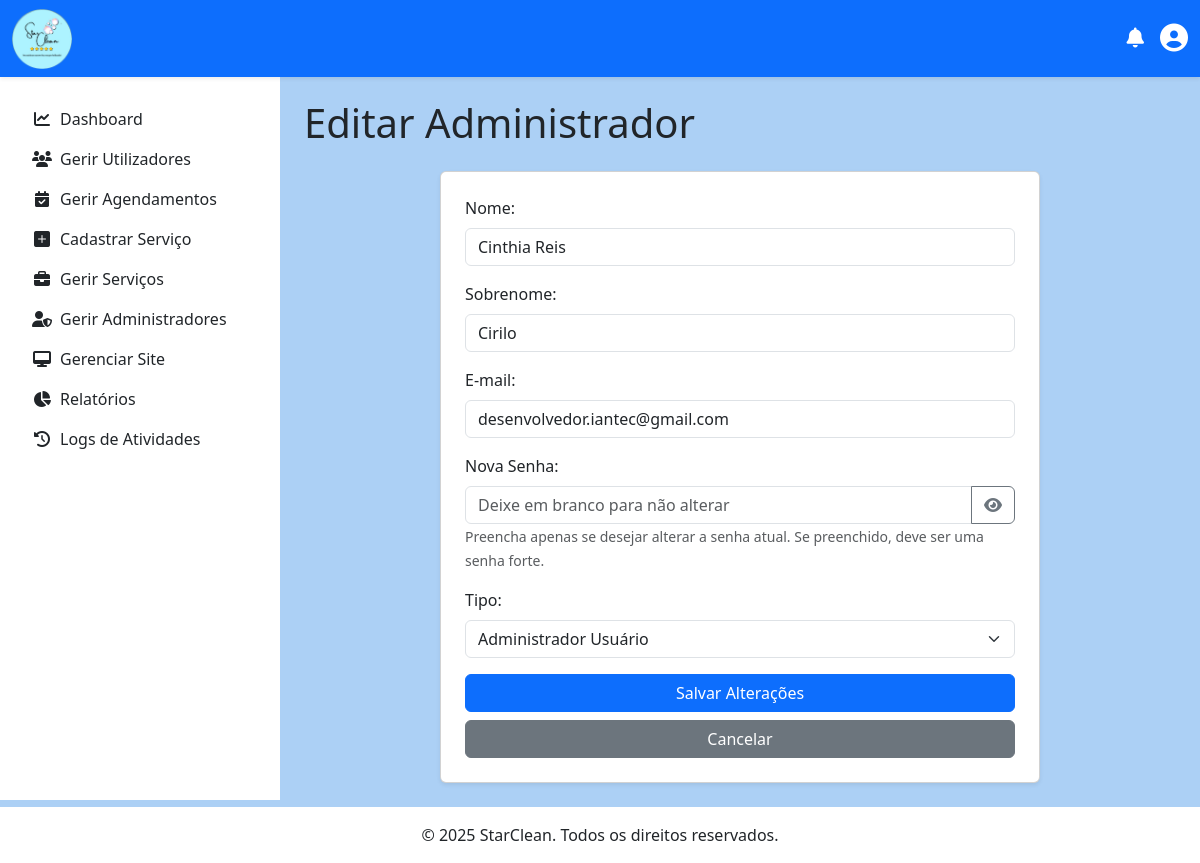
Before: /admin/editar_adm.php?id=7 (signed in) with the older database file.
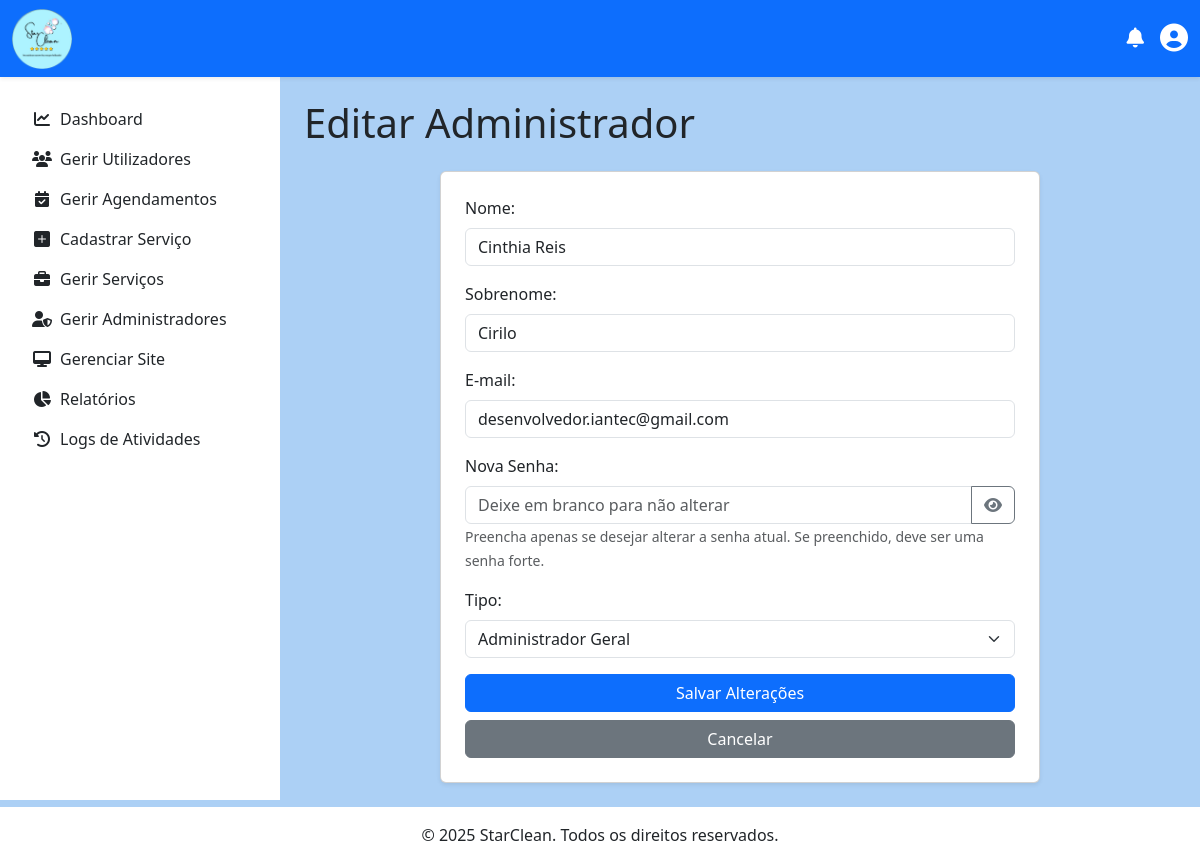
After: the same page with the newer database file.
### tables this page shows
CREATE TABLE `administrador` (
  `id` int(11) NOT NULL,
  `nome` varchar(45) NOT NULL,
  `sobrenome` varchar(45) NOT NULL,
  `email` varchar(150) NOT NULL,
  `password` varchar(255) NOT NULL,
  `tipo` enum('adminmaster','adminusuario','adminmoderador') NOT NULL DEFAULT 'adminmaster',
  `receber_notificacoes_email` tinyint(1) NOT NULL DEFAULT 1,
  `criado_em` timestamp NOT NULL DEFAULT current_timestamp(),
  `atualizado_em` timestamp NOT NULL DEFAULT current_timestamp() ON UPDATE current_timestamp()
);

### admin/editar_adm.php (the view, shortened to what this page needs)
<?php
$pdo = obterConexaoPDO();
$admin_atual = null;
$id_admin_para_editar = $_GET['id'] ?? null;
if ($id_admin_para_editar && is_numeric($id_admin_para_editar)) {
    try {
        $stmt = $pdo->prepare("SELECT id, nome, sobrenome, email, tipo FROM Administrador WHERE id = ?");
        $stmt->execute([$id_admin_para_editar]);
        $admin_atual = $stmt->fetch();
    } catch (PDOException $e) {
        die("Erro ao buscar dados do administrador: " . $e->getMessage());
    }
} else {
    header("Location: dashboard.php");
    registrar_log_admin($id_admin_logado, "Editou um utilizador do tipo $tipo com ID $id.");
    exit();
}
include '../includes/header.php';
include '../includes/navbar_logged_in.php';
?>
        <?php include '../includes/menu.php'; ?>
<main class="d-flex">
    <?php include '../includes/sidebar.php'; ?>
    <div class="container-fluid p-4 flex-grow-1">
        <h1 class="mb-4">Editar Administrador</h1>
        <div class="card p-4 shadow-sm" style="max-width: 600px; margin: auto;">
            <form action="editar_adm.php" method="post">
                <div class="mb-3">
                    <label for="nome" class="form-label">Nome:</label>
                    <input type="text" class="form-control" name="nome" id="nome" value="<?= htmlspecialchars($admin_atual['nome']) ?>" required>
                </div>
                <div class="mb-3">
                    <label for="sobrenome" class="form-label">Sobrenome:</label>
                    <input type="text" class="form-control" name="sobrenome" id="sobrenome" value="<?= htmlspecialchars($admin_atual['sobrenome']) ?>">
                </div>
                <div class="mb-3">
                    <label for="email" class="form-label">E-mail:</label>
                    <input type="email" class="form-control" name="email" id="email" value="<?= htmlspecialchars($admin_atual['email']) ?>" required>
                </div>
                <div class="mb-3">
                    <label for="senha" class="form-label">Nova Senha:</label>
                    <div class="input-group">
                        <input type="password" class="form-control" name="senha" id="senha" placeholder="Deixe em branco para não alterar" pattern="(?=.*\d)(?=.*[a-z])(?=.*[A-Z])(?=.*[\W_]).{8,}|" title="A senha deve conter no mínimo 8 caracteres, incluindo maiúsculas, minúsculas, números e um caractere especial, ou ser deixada em branco.">
                        <button class="btn btn-outline-secondary" type="button" id="toggleSenha"><i class="fas fa-eye" id="iconSenha"></i></button>
                    </div>
                    <small class="form-text text-muted">Preencha apenas se desejar alterar a senha atual. Se preenchido, deve ser uma senha forte.</small>
                </div>
                <div class="mb-3">
                    <label for="tipo" class="form-label">Tipo:</label>
                    <select class="form-select" name="tipo" id="tipo" required>
                        <option value="adminmaster" <?= $admin_atual['tipo'] == 'adminmaster' ? 'selected' : '' ?>>Administrador Geral</option>
                        <option value="adminusuario" <?= $admin_atual['tipo'] == 'adminusuario' ? 'selected' : '' ?>>Administrador Usuário</option>
                    </select>
                </div>
                <button type="submit" class="btn btn-primary w-100">Salvar Alterações</button>
                <a href="dashboard.php" class="btn btn-secondary w-100 mt-2">Cancelar</a>
            </form>
        </div>
    </div>
</main>
<?php include '../includes/footer.php'; ?>

Changed rows visible on the page:
changed administrador "Cinthia Reis": tipo "Administrador Usuário" → "Administrador Geral"
